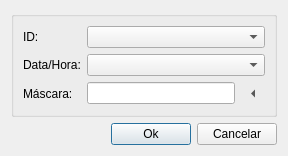
<?xml version="1.0" encoding="UTF-8"?>
<ui version="4.0">
 <class>PcdWFSAttrsDialogForm</class>
 <widget class="QDialog" name="PcdWFSAttrsDialogForm">
  <property name="geometry">
   <rect>
    <x>0</x>
    <y>0</y>
    <width>288</width>
    <height>142</height>
   </rect>
  </property>
  <property name="windowTitle">
   <string>Atributos do layer WFS</string>
  </property>
  <layout class="QVBoxLayout" name="verticalLayout">
   <item>
    <widget class="QGroupBox" name="groupBox">
     <property name="title">
      <string/>
     </property>
     <layout class="QGridLayout" name="gridLayout">
      <item row="0" column="0">
       <widget class="QLabel" name="label">
        <property name="text">
         <string>ID:</string>
        </property>
       </widget>
      </item>
      <item row="0" column="1">
       <widget class="QComboBox" name="wfsIdAttrCmb">
        <property name="toolTip">
         <string>Atributo do layer WFS que representa o identificador da PCD</string>
        </property>
       </widget>
      </item>
      <item row="1" column="0">
       <widget class="QLabel" name="label_2">
        <property name="text">
         <string>Data/Hora:</string>
        </property>
       </widget>
      </item>
      <item row="1" column="1">
       <widget class="QComboBox" name="wfsTimestampAttrCmb">
        <property name="toolTip">
         <string>Atributo do layer WFS que representa a data/hora de uma coleta</string>
        </property>
       </widget>
      </item>
      <item row="2" column="0">
       <widget class="QLabel" name="label_3">
        <property name="text">
         <string>Máscara:</string>
        </property>
       </widget>
      </item>
      <item row="2" column="1">
       <layout class="QHBoxLayout" name="horizontalLayout">
        <item>
         <widget class="QLineEdit" name="wfsTimestampMaskLed">
          <property name="toolTip">
           <string>Máscara do atributo data/hora</string>
          </property>
         </widget>
        </item>
        <item>
         <widget class="QToolButton" name="wfsTimestampMaskToolBtn">
          <property name="text">
           <string/>
          </property>
          <property name="autoRaise">
           <bool>true</bool>
          </property>
          <property name="arrowType">
           <enum>Qt::LeftArrow</enum>
          </property>
         </widget>
        </item>
       </layout>
      </item>
     </layout>
    </widget>
   </item>
   <item>
    <layout class="QHBoxLayout" name="_2">
     <item>
      <spacer>
       <property name="orientation">
        <enum>Qt::Horizontal</enum>
       </property>
       <property name="sizeHint" stdset="0">
        <size>
         <width>40</width>
         <height>20</height>
        </size>
       </property>
      </spacer>
     </item>
     <item>
      <widget class="QPushButton" name="okBtn">
       <property name="enabled">
        <bool>true</bool>
       </property>
       <property name="toolTip">
        <string>&lt;html&gt;&lt;head&gt;&lt;meta name=&quot;qrichtext&quot; content=&quot;1&quot; /&gt;&lt;style type=&quot;text/css&quot;&gt;
p, li { white-space: pre-wrap; }
&lt;/style&gt;&lt;/head&gt;&lt;body style=&quot; font-family:'MS Shell Dlg 2'; font-size:8.25pt; font-weight:400; font-style:normal;&quot;&gt;
&lt;p style=&quot; margin-top:0px; margin-bottom:0px; margin-left:0px; margin-right:0px; -qt-block-indent:0; text-indent:0px;&quot;&gt;Salvar alterações&lt;/p&gt;&lt;/body&gt;&lt;/html&gt;</string>
       </property>
       <property name="text">
        <string>Ok</string>
       </property>
       <property name="icon">
        <iconset resource="icons.qrc">
         <normaloff>:/global/icons/ok.png</normaloff>:/global/icons/ok.png</iconset>
       </property>
      </widget>
     </item>
     <item>
      <widget class="QPushButton" name="cancelBtn">
       <property name="toolTip">
        <string>&lt;html&gt;&lt;head&gt;&lt;meta name=&quot;qrichtext&quot; content=&quot;1&quot; /&gt;&lt;style type=&quot;text/css&quot;&gt;
p, li { white-space: pre-wrap; }
&lt;/style&gt;&lt;/head&gt;&lt;body style=&quot; font-family:'MS Shell Dlg 2'; font-size:8.25pt; font-weight:400; font-style:normal;&quot;&gt;
&lt;p style=&quot; margin-top:0px; margin-bottom:0px; margin-left:0px; margin-right:0px; -qt-block-indent:0; text-indent:0px; font-size:8pt;&quot;&gt;Cancelar alterações&lt;/p&gt;&lt;/body&gt;&lt;/html&gt;</string>
       </property>
       <property name="text">
        <string>Cancelar</string>
       </property>
       <property name="icon">
        <iconset resource="icons.qrc">
         <normaloff>:/global/icons/cancel.png</normaloff>:/global/icons/cancel.png</iconset>
       </property>
      </widget>
     </item>
    </layout>
   </item>
  </layout>
 </widget>
 <resources>
  <include location="icons.qrc"/>
 </resources>
 <connections/>
</ui>
